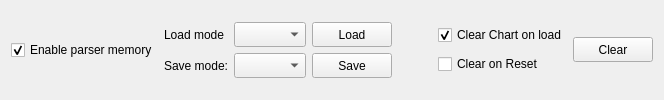
         <widget class="QWidget" name="tabRAM">
          <attribute name="title">
           <string>Parser Memory</string>
          </attribute>
          <layout class="QGridLayout" name="gridLayout_7">
           <item row="2" column="2">
            <layout class="QVBoxLayout" name="verticalLayout_3">
             <item>
              <layout class="QHBoxLayout" name="horizontalLayout_5">
               <item>
                <widget class="QLabel" name="label_17">
                 <property name="text">
                  <string>Load mode</string>
                 </property>
                </widget>
               </item>
               <item>
                <widget class="QComboBox" name="comboBoxRAMLoadMode">
                 <property name="sizePolicy">
                  <sizepolicy hsizetype="Preferred" vsizetype="Preferred">
                   <horstretch>0</horstretch>
                   <verstretch>0</verstretch>
                  </sizepolicy>
                 </property>
                 <property name="minimumSize">
                  <size>
                   <width>0</width>
                   <height>25</height>
                  </size>
                 </property>
                </widget>
               </item>
               <item>
                <widget class="QPushButton" name="pushButtonLoadRAMBuffer">
                 <property name="sizePolicy">
                  <sizepolicy hsizetype="Preferred" vsizetype="Preferred">
                   <horstretch>0</horstretch>
                   <verstretch>0</verstretch>
                  </sizepolicy>
                 </property>
                 <property name="text">
                  <string>Load</string>
                 </property>
                </widget>
               </item>
              </layout>
             </item>
             <item>
              <layout class="QHBoxLayout" name="horizontalLayout_4">
               <item>
                <widget class="QLabel" name="label_12">
                 <property name="text">
                  <string>Save mode:</string>
                 </property>
                </widget>
               </item>
               <item>
                <widget class="QComboBox" name="comboBoxRAMSaveMode">
                 <property name="sizePolicy">
                  <sizepolicy hsizetype="Preferred" vsizetype="Preferred">
                   <horstretch>0</horstretch>
                   <verstretch>0</verstretch>
                  </sizepolicy>
                 </property>
                 <property name="minimumSize">
                  <size>
                   <width>0</width>
                   <height>25</height>
                  </size>
                 </property>
                </widget>
               </item>
               <item>
                <widget class="QPushButton" name="pushButtonSaveRAMBuffer">
                 <property name="sizePolicy">
                  <sizepolicy hsizetype="Minimum" vsizetype="Preferred">
                   <horstretch>0</horstretch>
                   <verstretch>0</verstretch>
                  </sizepolicy>
                 </property>
                 <property name="text">
                  <string>Save</string>
                 </property>
                </widget>
               </item>
              </layout>
             </item>
            </layout>
           </item>
           <item row="2" column="14">
            <layout class="QVBoxLayout" name="verticalLayout_4">
             <item>
              <widget class="QCheckBox" name="checkBoxRAMClearChart">
               <property name="text">
                <string>Clear Chart on load</string>
               </property>
               <property name="checked">
                <bool>true</bool>
               </property>
              </widget>
             </item>
             <item>
              <widget class="QCheckBox" name="checkBoxClearRAMOnReset">
               <property name="text">
                <string>Clear on Reset</string>
               </property>
              </widget>
             </item>
            </layout>
           </item>
           <item row="2" column="16">
            <widget class="QPushButton" name="pushButtonRAMClear">
             <property name="sizePolicy">
              <sizepolicy hsizetype="Minimum" vsizetype="Fixed">
               <horstretch>0</horstretch>
               <verstretch>0</verstretch>
              </sizepolicy>
             </property>
             <property name="minimumSize">
              <size>
               <width>0</width>
               <height>25</height>
              </size>
             </property>
             <property name="text">
              <string>Clear</string>
             </property>
            </widget>
           </item>
           <item row="2" column="12">
            <spacer name="horizontalSpacer_8">
             <property name="orientation">
              <enum>Qt::Horizontal</enum>
             </property>
             <property name="sizeHint" stdset="0">
              <size>
               <width>40</width>
               <height>20</height>
              </size>
             </property>
            </spacer>
           </item>
           <item row="2" column="0">
            <widget class="QCheckBox" name="checkBoxEnableRAMBuffer">
             <property name="sizePolicy">
              <sizepolicy hsizetype="Minimum" vsizetype="Preferred">
               <horstretch>0</horstretch>
               <verstretch>0</verstretch>
              </sizepolicy>
             </property>
             <property name="text">
              <string>Enable parser memory</string>
             </property>
             <property name="checkable">
              <bool>true</bool>
             </property>
             <property name="checked">
              <bool>true</bool>
             </property>
            </widget>
           </item>
          </layout>
         </widget>
